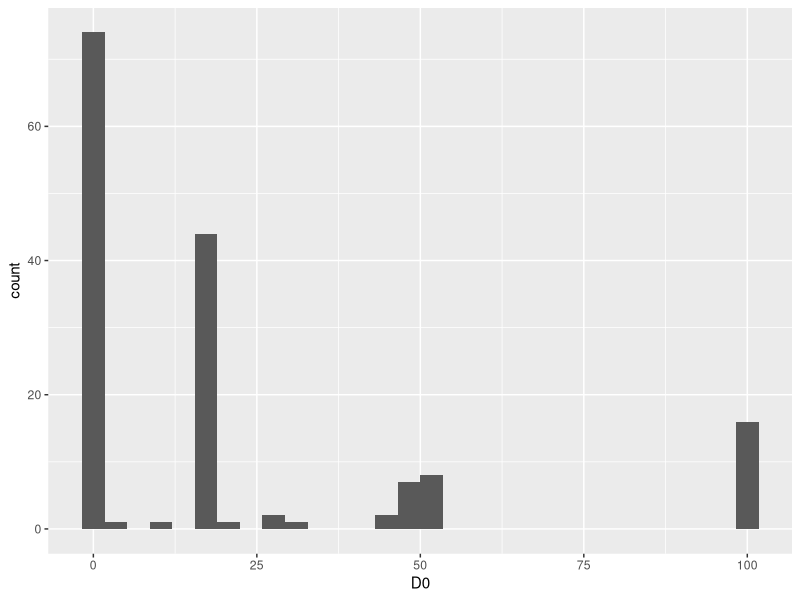
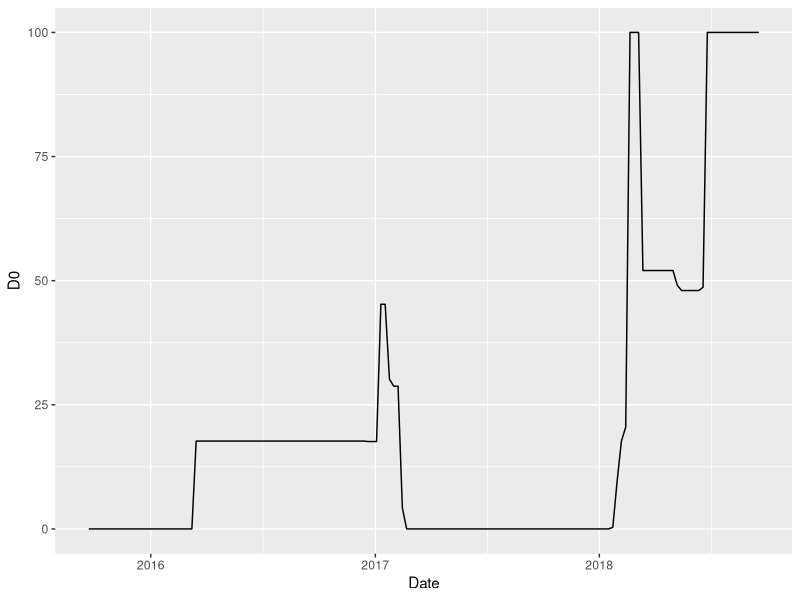
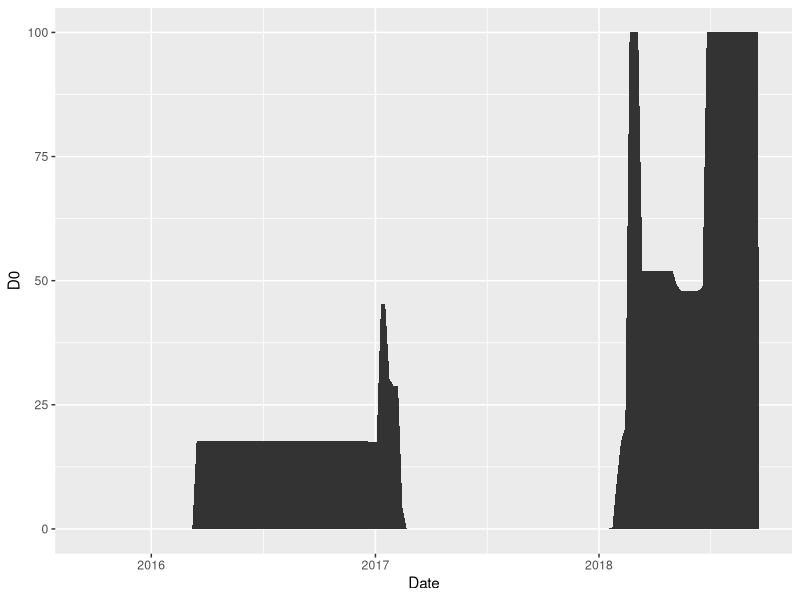
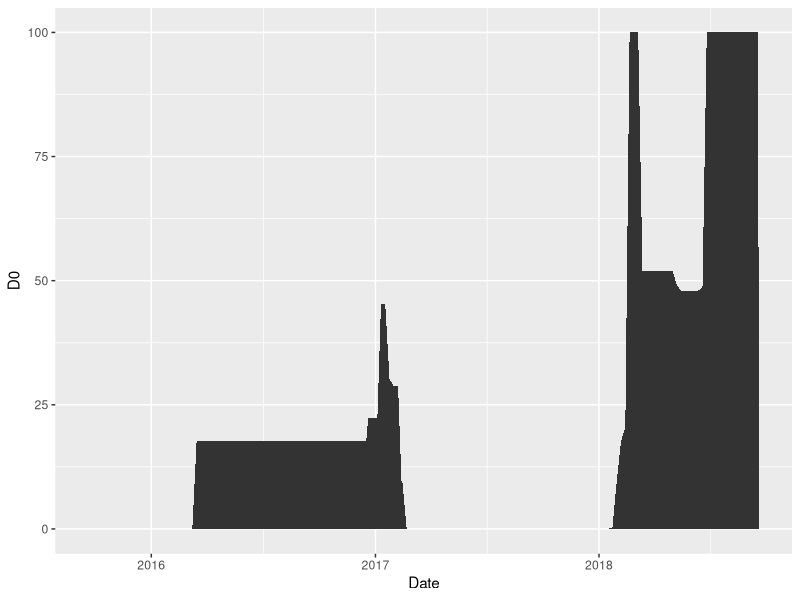
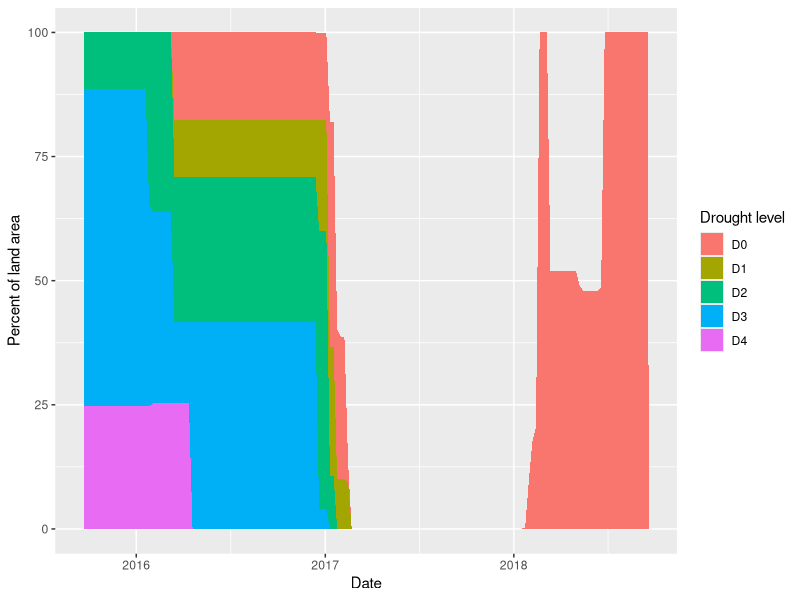
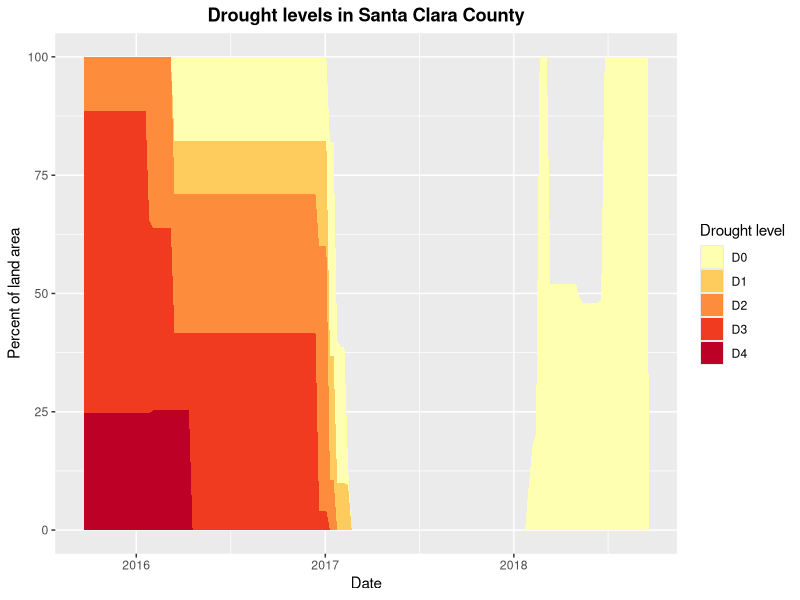

These charts were generated, in order, by the following R code:
## ---- chunk 1
knitr::opts_chunk$set(echo = TRUE)
## ---- chunk 2
library(readr)
df <- read_csv("CA Drought Data 20150924-20180924.csv", 
               col_types = cols(ReleaseDate = col_date(format = "%Y%m%d"), 
                                ValidEnd = col_date(format = "%Y-%m-%d"), 
                                ValidStart = col_date(format = "%Y-%m-%d")))
## ---- chunk 3
df
## ---- chunk 4
# Sanity check: should have all 58 counties
library(dplyr)
df %>% summarize(distinct = n_distinct(County))
## ---- chunk 5
# Sanity check: each county should have ~156 observations
df %>% group_by(County) %>%
    summarize(count = n()) %>%
    distinct(count)
## ---- chunk 6
# select important rows
df_levels <- df %>% select(County, Date = ValidStart, D0:D4)
## ---- chunk 7
df_levels %>% filter(D4 == 100)
## ---- chunk 8
df_levels %>% 
    filter(D4 == 100) %>% 
    group_by(County) %>% 
    summarize(count = n()) %>%
    arrange(desc(count))
## ---- chunk 9
df_levels %>% filter(D4 == 100) %>%
    distinct(County)
## ---- chunk 10
df_levels %>% filter(Date == "2018-09-18") %>% arrange(desc(D0))
## ---- chunk 11
# filter for just Santa Clara County
df_county <- df_levels %>% filter(County == "Santa Clara County")
## ---- chunk 12
library(ggplot2)
ggplot(data = df_county) +
    geom_histogram(aes(x = D0))
## ---- chunk 13
ggplot(data = df_county) +
    geom_line(mapping = aes(x = Date, y = D0))
## ---- chunk 14
ggplot(data = df_county) + 
    geom_area(mapping = aes(x = Date, y = D0))
## ---- chunk 15
ggplot(data = df_county) + 
    geom_area(mapping = aes(x = Date, y = D0)) +
    geom_area(mapping = aes(x = Date, y = D1))
## ---- chunk 16
# gather drought levels
library(tidyr)
df_county <- df_county %>% gather(D0:D4, key = "Drought level", 
                                  value = "Percent of land area")
## ---- chunk 17
# make area plot
ggplot(data = df_county) + 
    geom_area(mapping = aes(x = Date, y = `Percent of land area`, 
                            fill = `Drought level`))
## ---- chunk 18
# make area plot
ggplot(data = df_county) + 
    geom_area(mapping = aes(x = Date, y = `Percent of land area`, 
                            fill = `Drought level`)) + 
    labs(title = "Drought levels in Santa Clara County") +
    scale_fill_brewer(palette = "YlOrRd") +
    theme(plot.title = element_text(face = "bold", hjust = 0.5))
## ---- chunk 19
sessionInfo()
